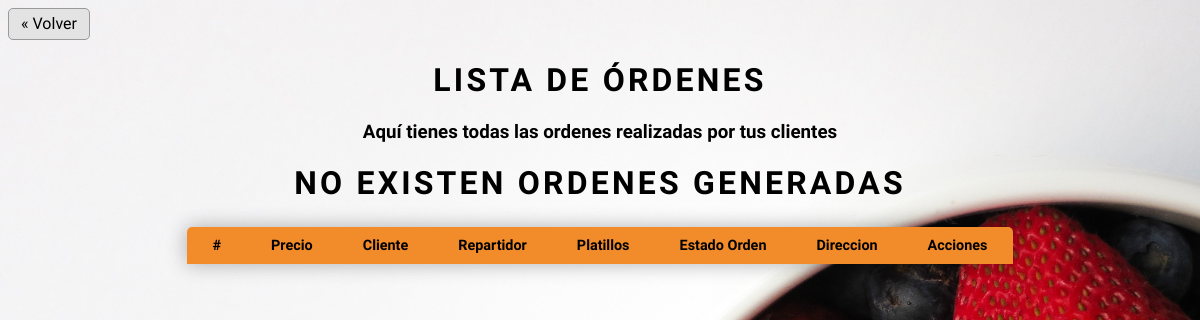
Page /administrador/lista-ordenes/ (signed in) on the earlier database version.
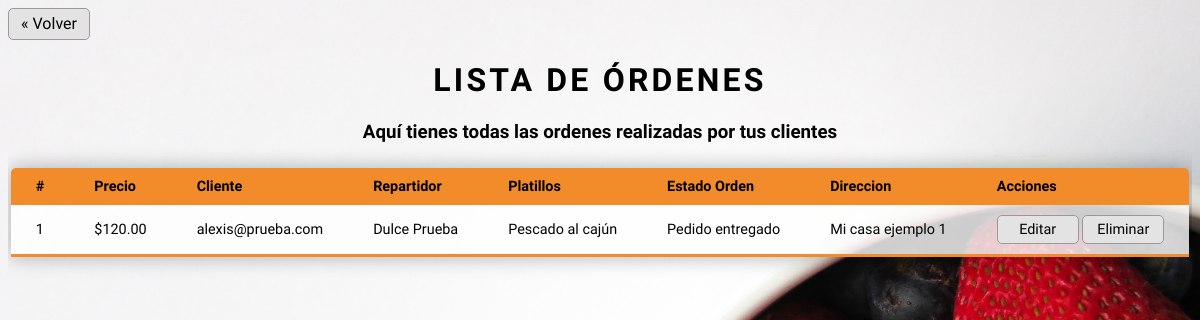
Same page on the later database version.
### administrador/models.py (models this page shows)
class Orden(models.Model):
	id_orden = models.AutoField(primary_key=True)
	precio_orden = models.IntegerField(null=False, default = 0)
	id_cliente_orden = models.ForeignKey('cliente.Cliente', on_delete=models.SET_DEFAULT, default=0)
	id_repartidor_orden = models.ForeignKey('repartidor.Repartidor',on_delete= models.SET_NULL, blank =True,  null=True)
	id_platillo_orden  = models.ManyToManyField('platillo.Platillo', null=True)
	id_estado_orden =    models.ForeignKey('EstadoOrden',  on_delete=models.SET_DEFAULT, default=0)
	direccion_entrega_orden  = models.ForeignKey('cliente.Direccion', null=True, on_delete=models.CASCADE)
	class Meta:
		db_table = 'orden'
		verbose_name_plural = "Ordenes"

class EstadoOrden(models.Model):
	id_estado = models.IntegerField(primary_key=True)
	descripcion_estado = models.CharField(max_length=30)
	class Meta:
		db_table = 'estado_orden'
		verbose_name_plural = "EstadosOrden"
	def __str__(self):
		return '{}'.format(self.descripcion_estado)

### cliente/models.py (models this page shows)
class Cliente(models.Model):
    user_cliente = models.OneToOneField(
        User, on_delete=models.CASCADE, unique=True)
    id_cliente = models.AutoField(primary_key=True, db_column='id_cliente')
    nombre_cliente = models.CharField(max_length=64)
    apellido_pa_cliente = models.CharField(max_length=100)
    apellido_ma_cliente = models.CharField(max_length=100)
    telefono_cliente = models.CharField(max_length=10)
    def __str__(self):
        return str(self.user_cliente)
    class Meta:
        db_table = 'cliente'
        verbose_name_plural = "Clientes"

class Direccion(models.Model):
    id_direccion = models.AutoField(primary_key=True)
    id_cliente = models.ForeignKey(Cliente, models.DO_NOTHING)
    descripcion_direccion = models.CharField(max_length=200)
    class Meta:
        db_table = 'direccion'
        verbose_name_plural = "Direcciones"
        unique_together = (('id_cliente', 'descripcion_direccion'))
    def __str__(self):
        return '{}'.format(self.descripcion_direccion)

### repartidor/models.py (models this page shows)
class Repartidor(models.Model):
	user = models.OneToOneField(User, on_delete=models.CASCADE, unique=True)
	id_repatidor = models.AutoField(primary_key=True, db_column='id_repatidor')
	nombre_repartidor = models.CharField(max_length=64)
	apellido_paterno_repartidor = models.CharField(max_length=100)
	apellido_materno_repartidor = models.CharField(max_length=100)
	def __str__(self):
		return self.nombre_repartidor + " " + self.apellido_paterno_repartidor
	class Meta:
		db_table = 'repartidor'
		verbose_name_plural = "Repartidores"

### platillo/models.py (models this page shows, shortened)
class Platillo(models.Model):
    id = models.AutoField(primary_key=True)
    nombre = models.CharField(max_length=200, unique=True)
    descripcion = models.CharField(max_length=500, null=True)
    precio = models.FloatField(null=False, default=0)
    imagen = models.ImageField(null=False, upload_to=directorio_imagen)
    categoria = models.ForeignKey(
        'categoria.Categoria', on_delete=models.CASCADE)
    def __str__(self):
        return self.nombre
    class Meta:
        db_table = 'platillo'
        verbose_name_plural = "Platillos"

### administrador/views.py (the view)
    def _inner(request, *args, **kwargs):
        if not request.user.is_superuser:
            raise PermissionDenied
        return function(request, *args, **kwargs)

### administrador/views.py (called while the page is built)
def superuser_only(function):
    def _inner(request, *args, **kwargs):
        if not request.user.is_superuser:
            raise PermissionDenied
        return function(request, *args, **kwargs)
    return _inner

@login_required
@superuser_only
def lista_ordenes(request):
    ordenes = Orden.objects.all().order_by('id_orden')
    contexto = {'ordenes': ordenes}
    return render(request, 'administrador/lista_ordenes.html', contexto)

### templates/administrador/lista_ordenes.html (shortened to what this page needs)
{% load static %}
<!DOCTYPE html>
<html>
<head>
	<link rel="stylesheet" href="{% static 'css/ordenes/tabla_ordenes.css' %}">
	<link rel="stylesheet" href="{% static 'css/ordenes/ordenes_admin.css' %}">
</head>
<body>
    <div class="boton">
        <a id="boton-volver" href="{% url 'administrador:IndexAdministrador' %}">&laquo; Volver</a>
    </div>
    <div class="contenedor">
        <h1 id="bienvenida">Lista de órdenes</h1>
        <h3>Aquí tienes todas las ordenes realizadas por tus clientes</h3>
        <table class="content-table">
        	<thead>
        		<tr>
        			<td>#</td>
        			<td>Precio</td>
        			<td>Cliente</td>
        			<td>Repartidor</td>
        			<td>Platillos</td>
        			<td>Estado Orden</td>
        			<td>Direccion</td>
        			<td>Acciones</td>
        		</tr>
        	</thead>
        	<tbody>
        		{% if ordenes %}
        		{% for orden in ordenes%}
        		<tr>
        			<td>{{orden.id_orden}}</td>
        			<td>${{orden.precio_orden}}.00</td>
        			<td>{{orden.id_cliente_orden}}</td>
        			<td>{{orden.id_repartidor_orden}}</td>
        			<td>
        			{% for platillo in orden.id_platillo_orden.all %}
        				{{platillo}}
                        <br>
        			{% endfor %}
        			</td>
        			<td>{{orden.id_estado_orden}}</td>
        			<td>{{orden.direccion_entrega_orden}}</td>
        			<td>
        				<a class="boton-admin" id="editar" href="{% url 'administrador:editar_orden' orden.id_orden %}">Editar</a>
        				<a class="boton-admin" id="eliminar" href="{% url 'administrador:eliminar_orden' orden.id_orden %}">Eliminar</a>
        			</td>
        		</tr>
        		{% endfor %}
        		{% else %}
        		<h1 align="center">No existen ordenes generadas</h1>
        		{% endif %}
        	</tbody>
        </table>
    </div>
</body>
</html>

### static/css/ordenes/tabla_ordenes.css (style rules this page uses)
html, body { font-family: 'Quicksand', sans-serif; overflow:hidden; }
body { -webkit-background-size: cover; -moz-background-size: cover; -o-background-size: cover; background-size: cover; }
h1 { text-align: center; text-transform: uppercase; letter-spacing: .1em; }
h3 { text-align: center; }
a { text-decoration: none; color: inherit; }
.content-table { border-collapse: collapse; border-radius: 5px 5px 0 0; overflow: hidden; margin: 25px auto; font-size: 0.9em; min-width: 400px; box-shadow: 0 0 20px rgba(0, 0, 0, 0.3); }
.content-table thead tr { background-color: #f28b2a; font-weight: bold; text-align: left; }
.content-table td { padding: 10px 25px; }
.content-table tbody tr { border-bottom: 1px solid #9a9a9a; background-color: rgba(255, 255, 255, 0.8); }
.content-table tbody tr:last-of-type { border-bottom: 3px solid #f28b2a; }
#boton-volver { display: inline-block; background-color: #e3e3e3; border: 1px solid #999999; border-radius: 5px; width: 80px; height: 25px; text-align: center; padding-top: 5px; }

### static/css/ordenes/ordenes_admin.css (style rules this page uses)
body { background-image: url("/static/imagenes/Admin3.jpg"); }
.boton-admin { display: inline-block; background-color: #e3e3e3; border: 1px solid #999999; border-radius: 5px; width: 80px; height: fit-content; text-align: center; padding: 5px 0; }

Differences in the rows shown:
added Orden: id_orden "1", precio_orden "120", id_cliente_orden "alexis@prueba.com", id_repartidor_orden "Dulce Prueba", id_estado_orden "Pedido entregado", direccion_entrega_orden "Mi casa ejemplo 1"
added Platillo: nombre "Pescado al cajún"
Other differences:
text no longer shown: "NO EXISTEN ORDENES GENERADAS"
